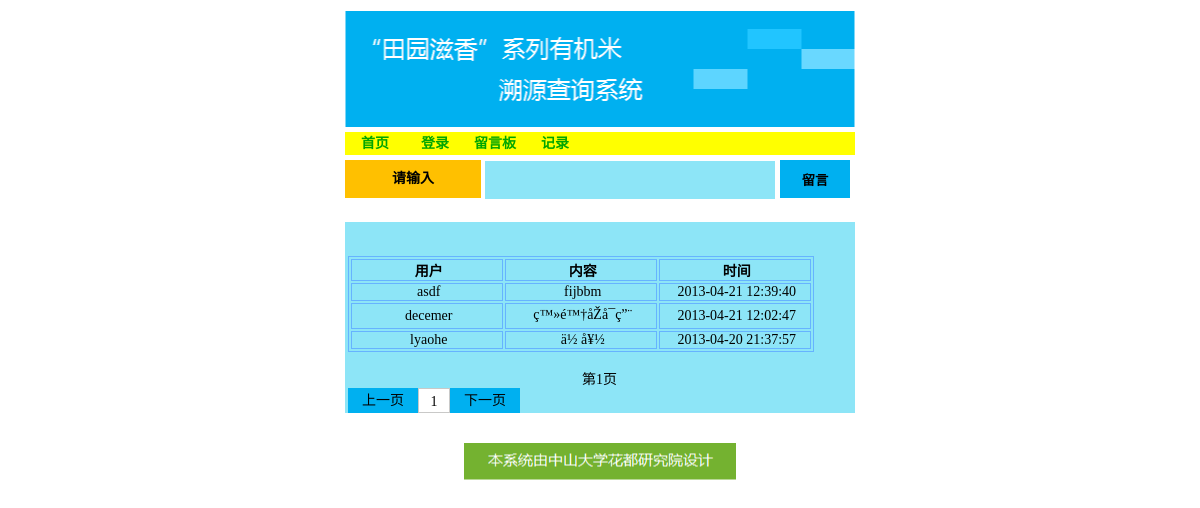
Screenshot of /message_board.php (signed in) with the database file from the repository.
### tables this page shows
CREATE TABLE `message_board` (
  `id` int(100) NOT NULL auto_increment,
  `date` varchar(40) NOT NULL,
  `message` varchar(40) NOT NULL,
  `user` varchar(40) NOT NULL,
  PRIMARY KEY  (`id`)
);

### message_board.php (the view, shortened to what this page needs)
<!DOCTYPE html>
<html>
<head>
	<link href="css/message_board.css" type="text/css" rel="stylesheet" />
</head>
<body>
	<div id="all">
		<div id="head"><a href="index.php">"田园滋香"系列有机米溯源查询系统</a></div>
			<div id="menu">
				<?php
				$name=$_SESSION['name'];
				$sql="select * from user where name='$name'";
				$query = mysql_query($sql);
				$result = mysql_fetch_array($query);
				?>
			<ul>
				<li><a href="index.php"><b>首页</b></a></li>
				<li><a href="in.php"><b>登录</b></a></li>
				<li><a href="message_board.php?page=0"><b>留言板</b></a></li>
				<?php
				if($result[4]=='管理员')
				echo "<li><a href='bg_viewrecord.php?page=0'><b>记录</b></a></li>";
				?>
			</ul>
		</div>
		<div id="check">
				<span id="check_title">请输入</span>
				<input id="text" type="text" name="message"/>
				<input id="submit" type="submit"  value="留言" onclick="message()" />
		</div>
		<div id="info">
			<div id="p">
				<?php
					$page=0;
					$pages=0;
					$sql="select * from message_board";
					$result = mysql_query($sql);
					while($rs =mysql_fetch_array($result)){
						global $pages;
						$pages = $pages+1;
					}
					$pages = ($pages-1)/10+1;
					$pages = floor($pages);
					$frontpage = $page-10;
					$nextpage = $page+10;
					if($frontpage<0){
						$frontpage=0;
					}
					if($nextpage>=$pages*10){
						$nextpage=($pages-1)*10;
					}
					$sql="select * from message_board order by id desc limit $page,10";
					$query = mysql_query($sql);
					echo "<table>";
					echo "<tr>";
					echo "<td>&nbsp;<b>用户</b></td>";
					echo "<td>&nbsp;<b>内容</b></td>";
					echo "<td>&nbsp;<b>时间</b></td>";
					echo "</tr>";
					while($result =mysql_fetch_array($query))
						{
							echo "<tr>";
							echo "<td>&nbsp;$result[3]</td>";
							echo "<td>&nbsp;$result[2]</td>";
							echo "<td>&nbsp;$result[1]</td>";
							echo "</tr>";
						}
					echo "</table>";
				?>
				<br/>
				<div align="center">第<?php echo "".($page/10+1);?>页</div>
				<div class="p_1"><a href="message_board.php?page=<?php echo $frontpage?>">上一页</a></div>
				<?php
					$i=1;
					for(;$i<=$pages;$i++){
					$s=($i-1)*10;
					echo "<div class='p_2'>";
					echo "<a href='message_board.php?page=$s'>$i</a>";
					echo "</div>";
					}
				?>
				<div class="p_1"><a href="message_board.php?page=<?php echo $nextpage?>">下一页</a></div>
			</div>
		</div>
		</div>
		<div id="footer">
		</div>
</body>
</html>

### css/message_board.css (style rules this page uses)
#all { width:510px; margin:0 auto; min-height:200px; font-size:14px; font-family:宋体; }
#head { width:510px; height:117px; background:url("../images/head.png") no-repeat center center; margin-top:10px; }
#head a { width:510px; height:117px; display:block; text-indent:-3000px; }
#menu { margin:5px auto; width:510px; height:23px; background:#ff0; line-height:23px; }
#menu a { color:#00A600; display:block; width:60px; text-decoration:none; text-align:center; }
#menu li { float:left; width:60px; list-style-type:none; }
#info { width:510px; background:#8DE5F7; margin-top:24px; overflow:hidden; }
#info td { width:150px; text-align:center; border:1px solid #66B3FF; }
#p { width:503px; height:auto; min-height:10px; margin:0px 3px 0px 3px; }
#p table { border:1px solid #66B3FF; }
#p a:link,a:visited { color:#000; text-decoration:none; }
.p_1 { width:70px; height:25px; line-height:25px; text-align:center; background:#00B0F0; float:left; }
.p_1 a:link,a:visited { color:#000; text-decoration:none; }
.p_2 { width:30px; height:23px; line-height:25px; text-align:center; background:#fff; border:1px solid #c9c9c8; float:left; }
.p_2 a:link,a:visited { text-decoration:none; }
#check { width:510px; height:38px; }
#text { border:0px; width:290px; height:38px; background:#8DE5F7; font-size:20px; margin-left:4px; margin-top:1px; line-height:38px; }
#check_title { display:block; width:136px; height:38px; background:#FFC000; font-weight:700; line-height:38px; text-align:center; }
#check_title,#text { float:left; }
#submit { width:70px; height:38px; margin-left:5px; background:#00B0F0; border:0px; font-weight:700; }
#p { width:503px; min-height:10px; margin:34px 3px 0px 3px; }
#footer { margin:0 auto; margin-top:30px; width:273px; height:37px; background:url("../images/footer.png") no-repeat center center; text-indent:-3000px; }

### rows the page displays
message_board: user "asdf", message "fijbbm", date "2013-04-21 12:39:40"
message_board: user "decemer", message "ç™»é™†åŽå¯ç”¨", date "2013-04-21 12:02:47"
message_board: user "lyaohe", message "ä½ å¥½", date "2013-04-20 21:37:57"

### other values shown
$page/10+1 "1"
